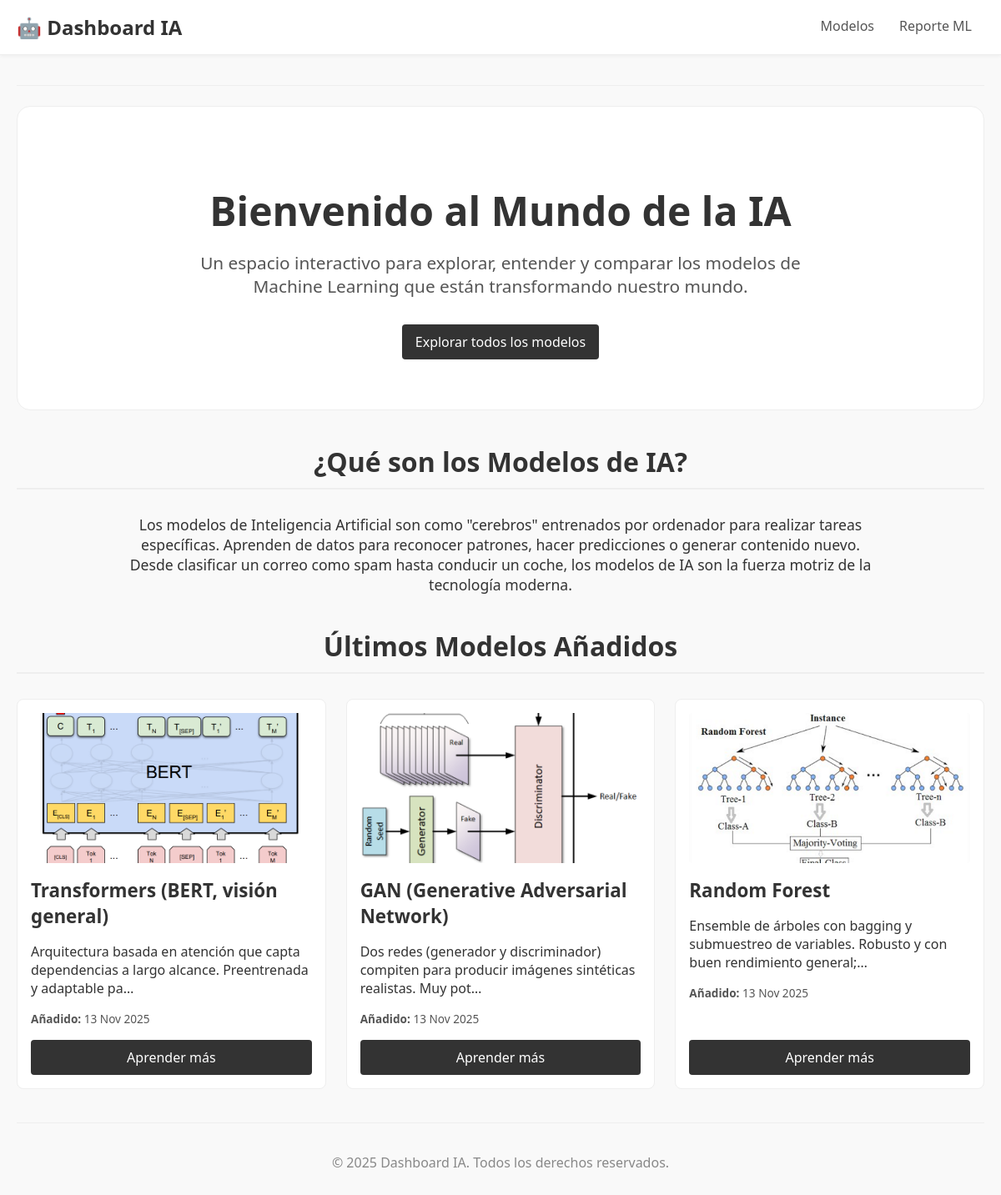
The page / on the database its author committed.
### appmodelosIA/models.py (models this page shows, shortened)
class Modelo(models.Model):
    nombre = models.CharField(max_length=100, unique=True)
    descripcion = models.TextField()
    imagen_dashboard = models.ImageField(upload_to="dashboard_images/")
    fecha_creacion = models.DateTimeField(auto_now_add=True)
    tipo_tarea = models.CharField(max_length=25, choices=TIPO_TAREA_CHOICES)
    familia = models.CharField(max_length=20, choices=FAMILIA_CHOICES)
    modalidad = models.CharField(max_length=15, choices=MODALIDAD_CHOICES, default="tabular")
    requiere_escalado = models.BooleanField(default=False)
    usa_alpha = models.BooleanField(default=False)
    usa_kernel = models.BooleanField(default=False)
    anio_inventado = models.PositiveSmallIntegerField(null=True, blank=True, db_index=True)
    dataset = models.ForeignKey(Dataset, on_delete=models.SET_NULL, null=True, blank=True, related_name="modelos")
    rating_promedio = models.FloatField(default=0.0)
    cantidad_votos = models.IntegerField(default=0)

### appmodelosIA/views.py (the view)
# urls.py: path('', views.index_modelos, name='index'),
def index_modelos(request):
    print("\n[LOG] Usuario en: Página de Inicio (Dashboard)")
    ultimos_modelos = Modelo.objects.all().exclude(anio_inventado__isnull=True).order_by('-anio_inventado')[:3]
    return render(request, 'index.html', {'ultimos_modelos': ultimos_modelos})

### appmodelosIA/templates/index.html (shortened to what this page needs)
{% extends "base.html" %}
{% load static %}
{% block content %}
<div class="index-section">
    <h1>Bienvenido al Mundo de la IA</h1>
    <p class="intro">
        Un espacio interactivo para explorar, entender y comparar los modelos de Machine Learning
        que están transformando nuestro mundo.
    </p>
    <a href="{% url 'modelo' %}" class="btn">Explorar todos los modelos</a>
</div>
<div>
    <h2 class="section-title">¿Qué son los Modelos de IA?</h2>
    <p class="descripcion">
    Los modelos de Inteligencia Artificial son como "cerebros" entrenados por ordenador para realizar tareas específicas.
    Aprenden de datos para reconocer patrones, hacer predicciones o generar contenido nuevo. Desde clasificar un correo como spam hasta conducir un coche, los modelos de IA son la fuerza motriz de la tecnología moderna.
    </p>
</div>
<div>
    <h2 class="section-title">Últimos Modelos Añadidos</h2>
    {% if ultimos_modelos %}
    <div class="grid">
        {% for modelo in ultimos_modelos %}
        <div class="card">
            <div class="card-content">
            <a href="{% url 'modelo_detail' modelo_id=modelo.id %}">
                <img class="img-thumb" src="{{ modelo.imagen_dashboard.url }}" alt="{{ modelo.nombre }}">
                <h2>{{ modelo.nombre }}</h2>
            </a>
            <p>{{ modelo.descripcion|truncatechars:100 }}</p>
            <p class="tags">
                <strong>Añadido:</strong> {{ modelo.fecha_creacion|date:"d M Y" }}
            </p>
            </div>
            <a class="btn" href="{% url 'modelo_detail' modelo_id=modelo.id %}">Aprender más</a>
        </div>
        {% endfor %}
    </div>
    {% else %}
    <p>Aún no se han añadido modelos.</p>
    {% endif %}
</div>
{% endblock %}

### appmodelosIA/templates/base.html (shortened to what this page needs)
{% load static %}
<!DOCTYPE html>
<html lang="es">
  <head>
    <link rel="stylesheet" href="{% static 'css/style.css' %}" />
  </head>
  <body>
    <nav class="navbar">
      <div class="navbar-container">
        <a href="{% url 'index' %}" class="navbar-brand">🤖 Dashboard IA</a>
        <ul class="navbar-links">
          <li><a href="{% url 'modelo' %}" class="{% if request.resolver_match.url_name == 'modelo' %}active{% endif %}">Modelos</a></li>
          <li><a href="{% url 'reporte' %}" class="{% if request.resolver_match.url_name == 'reporte' %}active{% endif %}">Reporte ML</a></li>
        </ul>
      </div>
    </nav>
    <div class="container">
      <header>
      </header>
      <main>
        {% block content %}{% endblock %}
      </main>
      <footer>
        <p>© 2025 Dashboard IA. Todos los derechos reservados.</p>
      </footer>
    </div>
  </body>
</html>

### appmodelosIA/static/css/style.css (style rules this page uses)
body { font-family: system-ui, sans-serif; margin: 0; background-color: #f9f9f9; color: #333; }
.container { max-width: 1200px; margin: 0 auto; padding: 20px; }
header { padding-bottom: 16px; border-bottom: 1px solid #eee; margin-bottom: 24px; }
.navbar { background-color: #ffffff; border-bottom: 1px solid #eee; padding: 0 20px; box-shadow: 0 2px 4px rgba(0,0,0,0.04); position: sticky; top: 0; z-index: 1000; }
.navbar-container { max-width: 1200px; margin: 0 auto; display: flex; justify-content: space-between; align-items: center; }
.navbar-brand { font-size: 1.5rem; font-weight: bold; color: #333; text-decoration: none; padding: 15px 0; }
.navbar-links { list-style: none; margin: 0; padding: 0; display: flex; }
.navbar-links a { display: block; padding: 20px 15px; color: #555; text-decoration: none; font-weight: 500; border-bottom: 3px solid transparent; transition: color 0.2s, border-color 0.2s; }
.btn { display: inline-block; padding: 10px 16px; border: none; border-radius: 4px; text-decoration: none; text-align: center; cursor: pointer; margin-top: auto; font-size: 1em; background-color: #333; color: #ffffff; transition: background-color 0.2s ease; }
.grid { display: grid; grid-template-columns: 1fr 1fr 1fr; gap: 24px; }
.card { display: flex; flex-direction: column; background-color: #fff; border: 1px solid #eee; border-radius: 8px; padding: 16px; transition: border-color 0.2s ease; }
.card-content { flex-grow: 1; }
.img-thumb { width: 100%; height: 180px; object-fit: cover; border-radius: 4px; margin-bottom: 12px; }
.card h2 { font-size: 1.4em; margin-top: 0; margin-bottom: 8px; }
.card .card-content a { text-decoration: none; color: inherit; }
.card .tags { font-size: 0.85em; color: #555; margin-bottom: 16px; }
.index-section { text-align: center; padding: 60px 20px; background-color: #fff; border-radius: 16px; margin-bottom: 40px; border: 1px solid #eee; }
.index-section h1 { font-size: 3rem; color: #333; margin-bottom: 1rem; }
.index-section .intro { font-size: 1.3rem; color: #555; max-width: 800px; margin: 0 auto 2rem auto; }
.section-title { text-align: center; font-size: 2rem; color: #333; margin-bottom: 30px; padding-bottom: 10px; border-bottom: 2px solid #eee; }
.descripcion { text-align: center; max-width: 900px; margin: 0 auto 40px auto; font-size: 1.1rem; }
footer { text-align: center; margin-top: 40px; padding-top: 20px; border-top: 1px solid #eee; color: #888; }

### rows shown on the page
Modelo: imagen_dashboard (picture), nombre "Transformers (BERT, visión general)", descripcion "Arquitectura basada en atención que capta dependencias a largo alcance. Preentrenada y adaptable pa…", fecha_creacion "13 Nov 2025"
Modelo: imagen_dashboard (picture), nombre "GAN (Generative Adversarial Network)", descripcion "Dos redes (generador y discriminador) compiten para producir imágenes sintéticas realistas. Muy pot…", fecha_creacion "13 Nov 2025"
Modelo: imagen_dashboard (picture), nombre "Random Forest", descripcion "Ensemble de árboles con bagging y submuestreo de variables. Robusto y con buen rendimiento general;…", fecha_creacion "13 Nov 2025"
